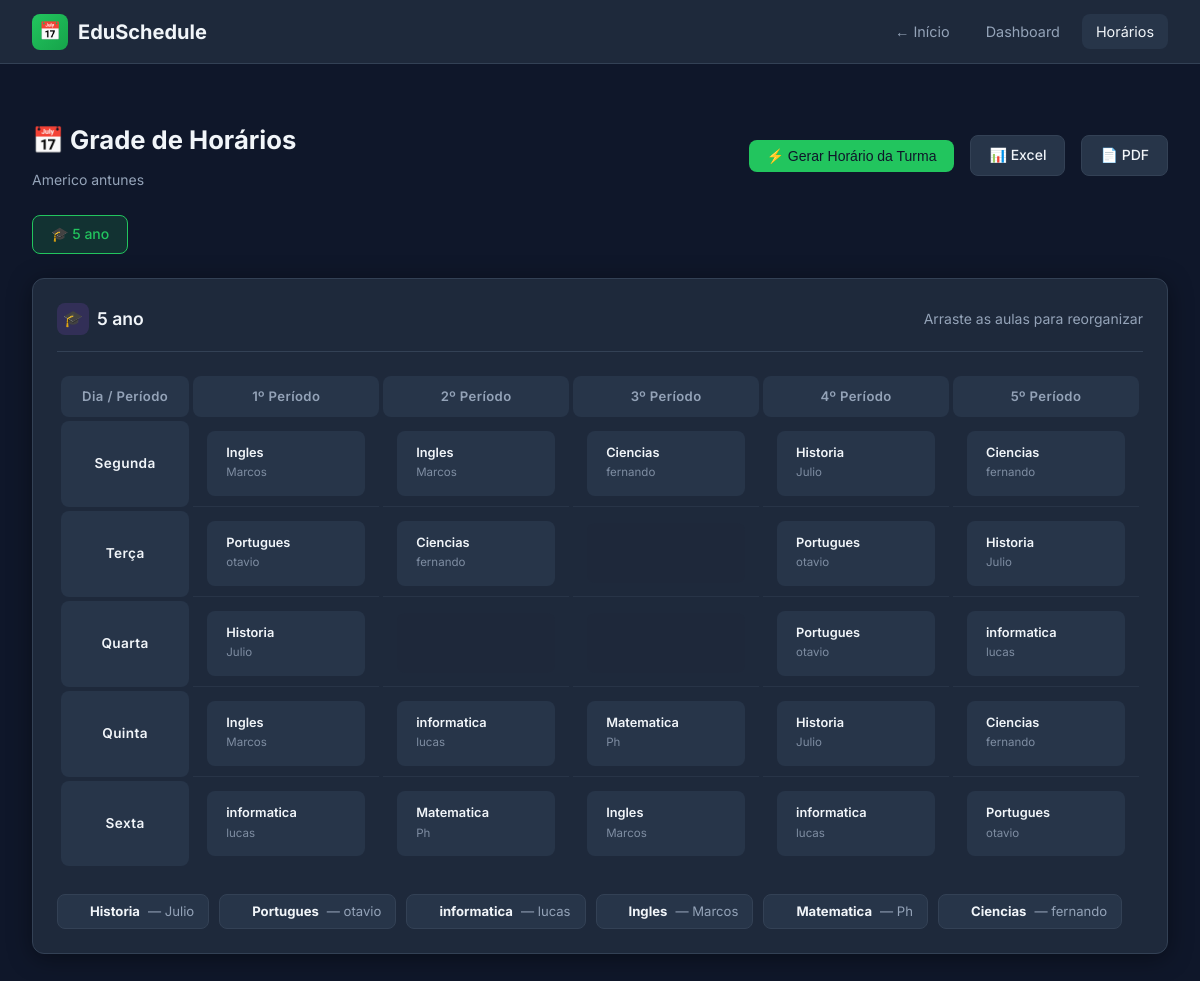
The app's page /escola/2/horarios with its own data.
### tables this page shows
CREATE TABLE escolas (
            id INTEGER PRIMARY KEY AUTOINCREMENT,
            nome TEXT NOT NULL UNIQUE,
            criado_em TIMESTAMP DEFAULT CURRENT_TIMESTAMP
        );

CREATE TABLE turmas (
            id INTEGER PRIMARY KEY AUTOINCREMENT,
            escola_id INTEGER NOT NULL,
            nome TEXT NOT NULL,
            FOREIGN KEY (escola_id) REFERENCES escolas(id) ON DELETE CASCADE
        );

CREATE TABLE disciplinas (
            id INTEGER PRIMARY KEY AUTOINCREMENT,
            escola_id INTEGER NOT NULL,
            nome TEXT NOT NULL,
            cor TEXT NOT NULL DEFAULT '#22c55e',
            FOREIGN KEY (escola_id) REFERENCES escolas(id) ON DELETE CASCADE
        );

CREATE TABLE professores (
            id INTEGER PRIMARY KEY AUTOINCREMENT,
            escola_id INTEGER NOT NULL,
            nome TEXT NOT NULL,
            disciplina_id INTEGER NOT NULL,
            max_aulas_semana INTEGER NOT NULL DEFAULT 10,
            dias_disponiveis TEXT NOT NULL DEFAULT 'Segunda,Terça,Quarta,Quinta,Sexta',
            FOREIGN KEY (escola_id) REFERENCES escolas(id) ON DELETE CASCADE,
            FOREIGN KEY (disciplina_id) REFERENCES disciplinas(id)
        );

CREATE TABLE aulas (
            id INTEGER PRIMARY KEY AUTOINCREMENT,
            escola_id INTEGER NOT NULL,
            turma_id INTEGER NOT NULL,
            professor_id INTEGER NOT NULL,
            disciplina_id INTEGER NOT NULL,
            dia TEXT NOT NULL,
            periodo INTEGER NOT NULL,
            FOREIGN KEY (escola_id) REFERENCES escolas(id) ON DELETE CASCADE,
            FOREIGN KEY (turma_id) REFERENCES turmas(id) ON DELETE CASCADE,
            FOREIGN KEY (professor_id) REFERENCES professores(id) ON DELETE CASCADE,
            FOREIGN KEY (disciplina_id) REFERENCES disciplinas(id) ON DELETE CASCADE
        );

### routes/dashboard_routes.py (the view)
@dashboard_bp.route('/escola/<int:escola_id>/horarios')
def horarios(escola_id):
    escola = buscar_escola(escola_id)
    if not escola:
        flash('Escola não encontrada.', 'error')
        return redirect(url_for('escola.home'))
    turmas = listar_turmas(escola_id)
    aulas = listar_aulas(escola_id)
    disciplinas = listar_disciplinas(escola_id)
    professores = listar_professores(escola_id)
    grade = {}
    for turma in turmas:
        grade[turma['id']] = {
            dia: {p: None for p in PERIODOS}
            for dia in DIAS_SEMANA
        }
    for aula in aulas:
        tid = aula['turma_id']
        dia = aula['dia']
        per = aula['periodo']
        if tid in grade and dia in grade[tid]:
            grade[tid][dia][per] = aula
    turma_selecionada_id = request.args.get('turma_id', type=int)
    if not turma_selecionada_id and turmas:
        turma_selecionada_id = turmas[0]['id']
    return render_template('horarios.html',
                           escola=escola,
                           turmas=turmas,
                           grade=grade,
                           aulas=aulas,
                           disciplinas=disciplinas,
                           professores=professores,
                           dias=DIAS_SEMANA,
                           periodos=PERIODOS,
                           turma_selecionada_id=turma_selecionada_id)

### database/connection.py (called while the page is built)
def get_connection():
    conn = sqlite3.connect(DB_PATH)
    conn.row_factory = sqlite3.Row
    conn.execute("PRAGMA foreign_keys = ON")
    return conn

### models/aula.py (called while the page is built)
def listar_aulas(escola_id):
    conn = get_connection()
    rows = conn.execute(
        """SELECT a.*, t.nome AS turma_nome, p.nome AS professor_nome,
                  d.nome AS disciplina_nome, d.cor AS disciplina_cor
           FROM aulas a
           JOIN turmas t ON a.turma_id = t.id
           JOIN professores p ON a.professor_id = p.id
           JOIN disciplinas d ON a.disciplina_id = d.id
           WHERE a.escola_id = ?
           ORDER BY a.turma_id, a.dia, a.periodo""",
        (escola_id,)
    ).fetchall()
    conn.close()
    return [dict(r) for r in rows]

### models/disciplina.py (called while the page is built)
def listar_disciplinas(escola_id):
    conn = get_connection()
    rows = conn.execute(
        "SELECT * FROM disciplinas WHERE escola_id = ? ORDER BY nome", (escola_id,)
    ).fetchall()
    conn.close()
    return [dict(r) for r in rows]

### models/escola.py (called while the page is built)
def buscar_escola(escola_id):
    conn = get_connection()
    escola = conn.execute("SELECT * FROM escolas WHERE id = ?", (escola_id,)).fetchone()
    conn.close()
    return dict(escola) if escola else None

### models/professor.py (called while the page is built)
def listar_professores(escola_id):
    conn = get_connection()
    rows = conn.execute(
        """SELECT p.*, d.nome AS disciplina_nome, d.cor AS disciplina_cor
           FROM professores p
           JOIN disciplinas d ON p.disciplina_id = d.id
           WHERE p.escola_id = ?
           ORDER BY p.nome""",
        (escola_id,)
    ).fetchall()
    conn.close()
    result = []
    for r in rows:
        item = dict(r)
        item['dias_lista'] = item['dias_disponiveis'].split(',')
        result.append(item)
    return result

### models/turma.py (called while the page is built)
def listar_turmas(escola_id):
    conn = get_connection()
    rows = conn.execute(
        "SELECT * FROM turmas WHERE escola_id = ? ORDER BY nome", (escola_id,)
    ).fetchall()
    conn.close()
    return [dict(r) for r in rows]

### templates/horarios.html (shortened to what this page needs)
{% extends "base.html" %}
{% block head %}
<link rel="stylesheet" href="{{ url_for('static', filename='horario-grade.css') }}" />
{% endblock %}
{% block body_attrs %}data-escola-id="{{ escola.id }}"{% endblock %}
{% block nav_links %}
<a href="{{ url_for('escola.home') }}">← Início</a>
<a href="{{ url_for('dashboard.dashboard', escola_id=escola.id) }}">Dashboard</a>
<a href="{{ url_for('dashboard.horarios', escola_id=escola.id) }}" class="active">Horários</a>
{% endblock %}
{% block content %}
<div class="container">
    <div class="horarios-header">
        <div>
            <h1 class="horarios-title">📅 Grade de Horários</h1>
            <p class="text-muted text-sm mt-1">{{ escola.nome }}</p>
        </div>
        <div class="export-bar">
            <form method="POST" action="{{ url_for('dashboard.gerar', escola_id=escola.id) }}"
                onsubmit="return confirm('Gerar novo horário para esta turma? O horário atual desta turma será substituído.')">
                <button type="submit" class="btn btn-primary">
                    ⚡ Gerar Horário da Turma
                </button>
            </form>
            <a href="{{ url_for('dashboard.exportar_xls', escola_id=escola.id) }}" class="btn btn-secondary">
                📊 Excel
            </a>
            <a href="{{ url_for('dashboard.exportar_pdf_route', escola_id=escola.id) }}" class="btn btn-secondary">
                📄 PDF
            </a>
        </div>
    </div>
    {% if not turmas %}
    <div class="card card-horarios-empty">
        <div class="card-horarios-empty-icon">📋</div>
        <p class="text-muted">Nenhuma turma cadastrada.</p>
        <a href="{{ url_for('dashboard.dashboard', escola_id=escola.id) }}" class="btn btn-primary mt-2">
            Ir ao Dashboard
        </a>
    </div>
    {% else %}
    <div class="turma-tabs">
        {% for turma in turmas %}
        <a href="{{ url_for('dashboard.horarios', escola_id=escola.id, turma_id=turma.id) }}"
            class="turma-tab {% if turma.id == turma_selecionada_id %}active{% endif %}">
            🎓 {{ turma.nome }}
        </a>
        {% endfor %}
    </div>
    {% set turma_atual = turmas | selectattr('id', 'equalto', turma_selecionada_id) | first %}
    {% if turma_atual %}
    <div class="card">
        <div class="card-header">
            <div class="card-title">
                <div class="icon icon-purple">🎓</div>
                {{ turma_atual.nome }}
            </div>
            <span class="text-muted text-sm">Arraste as aulas para reorganizar</span>
        </div>
        <div class="grade-container">
            <table class="grade-table">
                <thead>
                    <tr>
                        <th style="min-width:90px;">Dia / Período</th>
                        {% for p in periodos %}
                        <th>{{ p }}º Período</th>
                        {% endfor %}
                    </tr>
                </thead>
                <tbody>
                    {% for dia in dias %}
                    <tr>
                        <th class="dia-header dia-header-cell">{{ dia }}</th>
                        {% for p in periodos %}
                        {% set aula = grade[turma_selecionada_id][dia][p] %}
                        <td>
                            <div class="grade-cell {% if not aula %}empty{% endif %}" data-dia="{{ dia }}"
                                data-periodo="{{ p }}">
                                {% if aula %}
                                <div class="aula-card aula-card-dynamic" data-aula-id="{{ aula.id }}"
                                    data-professor-id="{{ aula.professor_id }}" data-color="{{ aula.disciplina_cor }}">
                                    <div class="disc-nome">{{ aula.disciplina_nome }}</div>
                                    <div class="prof-nome text-muted">{{ aula.professor_nome }}</div>
                                </div>
                                {% endif %}
                            </div>
                        </td>
                        {% endfor %}
                    </tr>
                    {% endfor %}
                </tbody>
            </table>
        </div>
        {% set aulas_turma = aulas | selectattr('turma_id', 'equalto', turma_selecionada_id) | list %}
        {% if aulas_turma %}
        <div class="legenda">
            {% set seen = [] %}
            {% for aula in aulas_turma %}
            {% if aula.disciplina_id not in seen %}
            {% set _ = seen.append(aula.disciplina_id) %}
            <div class="legenda-item">
                <span class="color-dot dot-dynamic" data-color="{{ aula.disciplina_cor }}"></span>
                <strong class="legenda-cor-dinamica" data-color="{{ aula.disciplina_cor }}">{{ aula.disciplina_nome
                    }}</strong>
                <span class="text-muted">— {{ aula.professor_nome }}</span>
            </div>
            {% endif %}
            {% endfor %}
        </div>
        {% else %}
        <p class="text-muted text-sm mt-2 legenda-empty-msg">
            Nenhuma aula gerada para esta turma. Clique em "Gerar Horário Automático".
        </p>
        {% endif %}
    </div>
    {% endif %}
    {% endif %}
</div>
{% endblock %}

### static/style.css (style rules this page uses)
*, *::before, *::after { box-sizing: border-box; margin: 0; padding: 0; }
:root { --bg: #0f172a; --bg2: #1e293b; --bg3: #273549; --border: #334155; --green: #22c55e; --green-dark: #16a34a; --green-light: #4ade80; --text: #f1f5f9; --text-muted: #94a3b8; --red: #ef4444; --yellow: #eab308; --radius: 12px; --shadow: 0 4px 24px rgba(0, 0, 0, 0.4); }
body { font-family: 'Inter', 'Segoe UI', system-ui, sans-serif; background: var(--bg); color: var(--text); min-height: 100vh; line-height: 1.6; }
.navbar-links a { color: var(--text-muted); text-decoration: none; padding: 6px 14px; border-radius: 8px; font-size: 0.9rem; transition: all 0.2s; }
.navbar-links a:hover, .navbar-links a.active { background: var(--bg3); color: var(--text); }
.container { max-width: 1280px; margin: 0 auto; padding: 2rem; }
.card { background: var(--bg2); border: 1px solid var(--border); border-radius: var(--radius); padding: 1.5rem; box-shadow: var(--shadow); }
.card-header { display: flex; align-items: center; justify-content: space-between; margin-bottom: 1.25rem; padding-bottom: 1rem; border-bottom: 1px solid var(--border); }
.card-title { font-size: 1.1rem; font-weight: 600; display: flex; align-items: center; gap: 8px; }
.card-title .icon { width: 32px; height: 32px; border-radius: 8px; display: flex; align-items: center; justify-content: center; font-size: 1rem; }
.icon-purple { background: rgba(168, 85, 247, 0.15); color: #c084fc; }
.btn { display: inline-flex; align-items: center; gap: 6px; padding: 8px 18px; border-radius: 8px; border: none; cursor: pointer; font-size: 0.875rem; font-weight: 500; text-decoration: none; transition: all 0.2s; white-space: nowrap; }
.btn-primary { background: var(--green); color: #0f172a; }
.btn-secondary { background: var(--bg3); color: var(--text); border: 1px solid var(--border); }
table { width: 100%; border-collapse: collapse; font-size: 0.875rem; }
th { background: var(--bg3); color: var(--text-muted); font-weight: 500; padding: 10px 14px; text-align: left; border-bottom: 1px solid var(--border); white-space: nowrap; }
td { padding: 10px 14px; border-bottom: 1px solid rgba(51, 65, 85, 0.5); vertical-align: middle; }
tr:last-child td { border-bottom: none; }
.color-dot { width: 10px; height: 10px; border-radius: 50%; display: inline-block; flex-shrink: 0; }
.grade-container { overflow-x: auto; }
.grade-table { width: 100%; border-collapse: separate; border-spacing: 4px; font-size: 0.82rem; }
.grade-table th { background: var(--bg3); text-align: center; padding: 10px 8px; border-radius: 8px; border: none; font-weight: 600; color: var(--text-muted); letter-spacing: 0.03em; }
.grade-table th.dia-header { color: var(--text); font-size: 0.85rem; min-width: 80px; }
.grade-cell { background: var(--bg3); border-radius: 8px; padding: 6px; min-width: 120px; min-height: 60px; vertical-align: top; border: 2px solid transparent; transition: all 0.2s; position: relative; }
.grade-cell.empty { background: rgba(30, 41, 59, 0.5); }
.aula-card { border-radius: 6px; padding: 6px 8px; cursor: grab; user-select: none; transition: transform 0.15s, box-shadow 0.15s; border-left: 3px solid transparent; }
.aula-card .disc-nome { font-weight: 600; font-size: 0.8rem; line-height: 1.3; }
.aula-card .prof-nome { font-size: 0.72rem; opacity: 0.8; margin-top: 2px; }
.legenda { display: flex; flex-wrap: wrap; gap: 10px; margin-top: 1.5rem; }
.legenda-item { display: flex; align-items: center; gap: 8px; background: var(--bg3); border: 1px solid var(--border); border-radius: 8px; padding: 6px 14px; font-size: 0.82rem; }
.turma-tabs { display: flex; flex-wrap: wrap; gap: 6px; margin-bottom: 1.5rem; }
.turma-tab { padding: 7px 18px; border-radius: 8px; background: var(--bg3); border: 1px solid var(--border); color: var(--text-muted); text-decoration: none; font-size: 0.875rem; font-weight: 500; transition: all 0.2s; }
.turma-tab.active { background: rgba(34, 197, 94, 0.15); border-color: var(--green); color: var(--green); }
.export-bar { display: flex; align-items: center; gap: 1rem; flex-wrap: wrap; }
.mt-1 { margin-top: 0.5rem; }
.text-muted { color: var(--text-muted); }
.text-sm { font-size: 0.875rem; }

### static/horario-grade.css (style rules this page uses)
.horarios-header { display: flex; align-items: center; justify-content: space-between; margin-bottom: 1.5rem; margin-top: 0.5rem; flex-wrap: wrap; gap: 1rem; }
.horarios-title { font-size: 1.6rem; font-weight: 700; }
.dia-header-cell { text-align: left; padding-left: 12px; }

### records on screen
escolas: nome "Americo antunes"
turmas: nome "5 ano"
disciplinas: disciplina_nome "Ingles" "Ingles" "Ingles" "Ingles"
professores: professor_nome "Marcos" "Marcos" "Marcos" "Marcos"
disciplinas: disciplina_nome "Ciencias" "Ciencias" "Ciencias" "Ciencias"
professores: professor_nome "fernando" "fernando" "fernando" "fernando"
disciplinas: disciplina_nome "Historia" "Historia" "Historia" "Historia"
professores: professor_nome "Julio" "Julio" "Julio" "Julio"
disciplinas: disciplina_nome "Portugues" "Portugues" "Portugues" "Portugues"
professores: professor_nome "otavio" "otavio" "otavio" "otavio"
disciplinas: disciplina_nome "informatica" "informatica" "informatica" "informatica"
professores: professor_nome "lucas" "lucas" "lucas" "lucas"
disciplinas: disciplina_nome "Matematica" "Matematica"
professores: professor_nome "Ph" "Ph"
aulas: disciplina_nome "Historia", professor_nome "Julio"
aulas: disciplina_nome "Portugues", professor_nome "otavio"
aulas: disciplina_nome "informatica", professor_nome "lucas"
aulas: disciplina_nome "Ingles", professor_nome "Marcos"
aulas: disciplina_nome "Matematica", professor_nome "Ph"
aulas: disciplina_nome "Ciencias", professor_nome "fernando"

### other values on screen
{{ p }} "1" "2" "3" "4" "5"
{{ dia }} "Segunda" "Terça" "Quarta" "Quinta" "Sexta"
